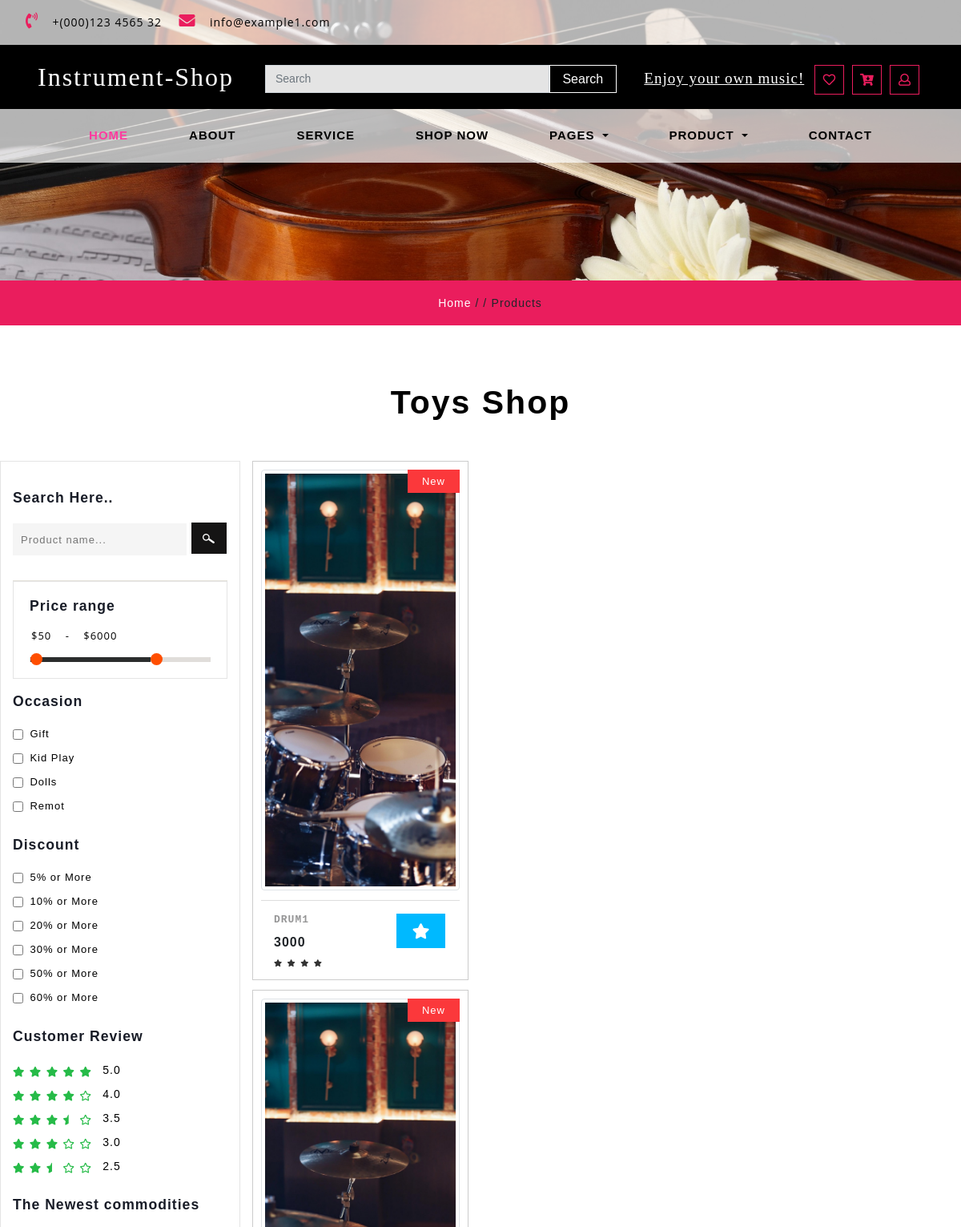
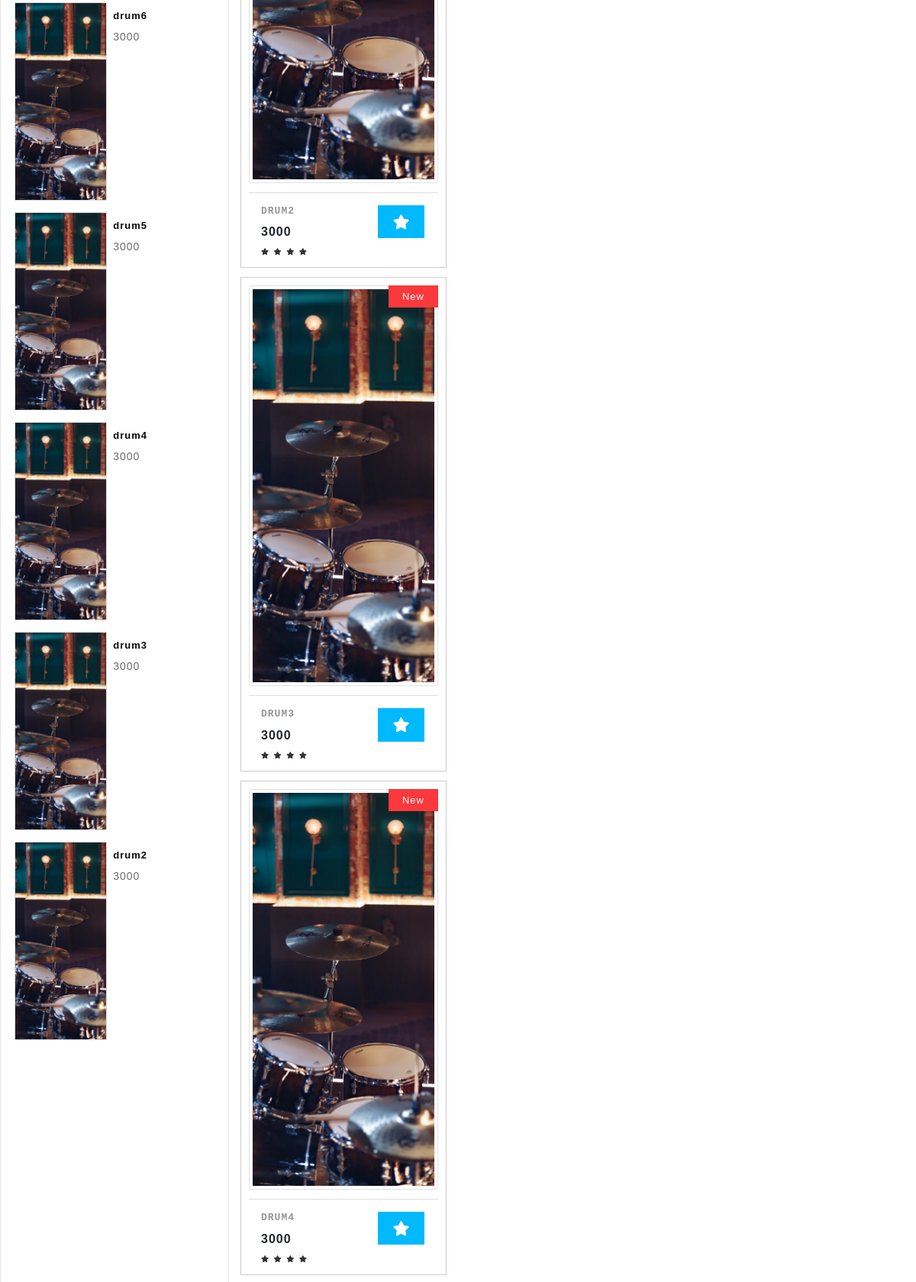
The app's page /product?type=1 (upper part) with its own data (2 pictures, top to bottom).
### app/models.py (models this page shows)
class Commodity(db.Model):
    __tablename__ = "commodity"
    __table_args__ = {'extend_existing': True}
    id = db.Column(db.Integer, primary_key=True, autoincrement=True)
    commodity_name = db.Column(db.String(32), nullable=False)
    release_time = db.Column(db.DateTime, default=datetime.now)
    cargo_quantity = db.Column(db.Integer, nullable=False)
    pic_path = db.Column(db.String(64), nullable=True)
    price = db.Column(db.Integer, nullable=False)
    introduction = db.Column(db.String(64), nullable=True)
    type = db.Column(db.String(32), nullable=False)
    is_collect = db.Column(db.Boolean, default=False, nullable=False)

### app/routes.py (the view)
@app.route('/product')
def product():
    types = request.args.get('type', None)
    if not types:
        return redirect(url_for('base'))
    if not all_type[types]:
        return redirect(url_for('base'))
    page = request.args.get('page', 1, type=int)
    products = Commodity.query.filter_by(type=all_type[types]).paginate(page,
                                                                         per_page=5,
                                                                         error_out=False)
    user_id = session.get('uid')
    for commodity in products.items:
        collections = Collections.query.filter_by(user_id=user_id, commodity_id=commodity.id).first()
        if collections:
            commodity.is_collected = True
        else:
            commodity.is_collected = False
    if islogined():
        authority = session.get('authority')
    else:
        authority = 0
    new_commodities = Commodity.query.order_by(Commodity.id.desc()).all()[0:5]
    return render_template('product.html',islogin=islogined(), products=products, types=all_type, type_value=all_type.values(),
                           authority=authority, new_commodities=new_commodities, type=types, user_id=user_id)

### app/templates/product.html (shortened to what this page needs)
{% extends "base.html" %}
{% block content %}
    <link href="../static/css/bootstrap.min.css" rel="stylesheet" type="text/css" media="all">
    <link href="../static/css/fontawesome-all.min.css" rel="stylesheet" type="text/css" media="all">
    <link rel="stylesheet" href="../static/css/shop.css" type="text/css">
    <link rel="stylesheet" type="text/css" href="../static/css/jquery-ui1.css">
    <link href="../static/css/style.css" rel='stylesheet' type='text/css' media="all">
    <div class="inner_page-banner one-img">
    </div>
    <div class="using-border py-3">
        <div class="inner_breadcrumb  ml-4">
            <ul class="short_ls">
                <li>
                    <a href="index">Home</a>
                    <span>/ /</span>
                </li>
                <li>Products</li>
            </ul>
        </div>
    </div>
    <section class="contact py-lg-4 py-md-3 py-sm-3 py-3">
        <div class="container-fluid py-lg-5 py-md-4 py-sm-4 py-3">
            <h3 class="title text-center mb-lg-5 mb-md-4 mb-sm-4 mb-3">Toys Shop</h3>
            <div class="row">
                <div class="side-bar col-lg-3">
                    <div class="search-hotel">
                        <h3 class="agileits-sear-head">Search Here..</h3>
                        <form action="#" method="post">
                            <input type="search" placeholder="Product name..." name="search" required="">
                            <input type="submit" value=" ">
                        </form>
                    </div>
                    <div class="range">
                        <h3 class="agileits-sear-head">Price range</h3>
                        <ul class="dropdown-menu6">
                            <li>
                                <div id="slider-range"></div>
                                <input type="text" id="amount" style="border: 0; color: #ffffff; font-weight: normal;">
                            </li>
                        </ul>
                    </div>
                    <div class="left-side">
                        <h3 class="agileits-sear-head">Occasion</h3>
                        <ul>
                            <li>
                                <input type="checkbox" class="checked">
                                <span class="span">Gift</span>
                            </li>
                            <li>
                                <input type="checkbox" class="checked">
                                <span class="span">Kid Play</span>
                            </li>
                            <li>
                                <input type="checkbox" class="checked">
                                <span class="span">Dolls</span>
                            </li>
                            <li>
                                <input type="checkbox" class="checked">
                                <span class="span">Remot</span>
                            </li>
                        </ul>
                    </div>
                    <div class="left-side">
                        <h3 class="agileits-sear-head">Discount</h3>
                        <ul>
                            <li>
                                <input type="checkbox" class="checked">
                                <span class="span">5% or More</span>
                            </li>
                            <li>
                                <input type="checkbox" class="checked">
                                <span class="span">10% or More</span>
                            </li>
                            <li>
                                <input type="checkbox" class="checked">
                                <span class="span">20% or More</span>
                            </li>
                            <li>
                                <input type="checkbox" class="checked">
                                <span class="span">30% or More</span>
                            </li>
                            <li>
                                <input type="checkbox" class="checked">
                                <span class="span">50% or More</span>
                            </li>
                            <li>
                                <input type="checkbox" class="checked">
                                <span class="span">60% or More</span>
                            </li>
                        </ul>
                    </div>
                    <div class="customer-rev left-side">
                        <h3 class="agileits-sear-head">Customer Review</h3>
                        <ul>
                            <li>
                                <a href="#">
                                    <i class="fas fa-star"></i>
                                    <i class="fas fa-star"></i>
                                    <i class="fas fa-star"></i>
                                    <i class="fas fa-star"></i>
                                    <i class="fas fa-star"></i>
                                    <span>5.0</span>
                                </a>
                            </li>
                            <li>
                                <a href="#">
                                    <i class="fas fa-star"></i>
                                    <i class="fas fa-star"></i>
                                    <i class="fas fa-star"></i>
                                    <i class="fas fa-star"></i>
                                    <i class="far fa-star"></i>
                                    <span>4.0</span>
                                </a>
                            </li>
                            <li>
                                <a href="#">
                                    <i class="fas fa-star"></i>
                                    <i class="fas fa-star"></i>
                                    <i class="fas fa-star"></i>
                                    <i class="fas fa-star-half"></i>
                                    <i class="far fa-star"></i>
                                    <span>3.5</span>
                                </a>
                            </li>
                            <li>
                                <a href="#">
                                    <i class="fas fa-star"></i>
                                    <i class="fas fa-star"></i>
                                    <i class="fas fa-star"></i>
                                    <i class="far fa-star"></i>
                                    <i class="far fa-star"></i>
                                    <span>3.0</span>
                                </a>
                            </li>
                            <li>
                                <a href="#">
                                    <i class="fas fa-star"></i>
                                    <i class="fas fa-star"></i>
                                    <i class="fas fa-star-half"></i>
                                    <i class="far fa-star"></i>
                                    <i class="far fa-star"></i>
                                    <span>2.5</span>
                                </a>
                            </li>
                        </ul>
                    </div>
                    <div class="deal-leftmk left-side">
                        <h3 class="agileits-sear-head">The Newest commodities</h3>
                        {% for commodity in new_commodities %}
                            <div class="row special-sec1">
                                <div class="col-xs-4 img-deals">
                                    <img src="{{ commodity.pic_path }}" alt="" class="img-fluid">
                                </div>
                                <div class="col-xs-8 img-deal1">
                                    <h3>{{ commodity.commodity_name }}</h3>
                                    <a href="single/{{ commodity.id }}">{{ commodity.price }}</a>
                                </div>
                            </div>
                        {% endfor %}
                    </div>
                </div>
                <div class="left-ads-display col-lg-9">
                    {% for product in products.items %}
                        <div class="row">
                            <div class="col-lg-4 col-md-6 col-sm-6 product-men women_two">
                                <div class="product-toys-info">
                                    <div class="men-pro-item">
                                        <div class="men-thumb-item">
                                            <img src="{{ product.pic_path }}" class="img-thumbnail img-fluid" alt="">
                                            <span class="product-new-top">New</span>
                                        </div>
                                        <div class="item-info-product">
                                            <div class="info-product-price">
                                                <div class="grid_meta">
                                                    <div class="product_price">
                                                        <h4>
                                                            <a href="single/{{ product.id }}">{{ product.commodity_name }}</a>
                                                        </h4>
                                                        <div class="grid-price mt-2">
                                                            <span class="money ">{{ product.price }}</span>
                                                        </div>
                                                    </div>
                                                    <ul class="stars">
                                                        <li>
                                                            <a href="#">
                                                                <i class="fas fa-star"></i>
                                                            </a>
                                                        </li>
                                                        <li>
                                                            <a href="#">
                                                                <i class="fas fa-star"></i>
                                                            </a>
                                                        </li>
                                                        <li>
                                                            <a href="#">
                                                                <i class="fas fa-star"></i>
                                                            </a>
                                                        </li>
                                                        <li>
                                                            <a href="#">
                                                                <i class="fas fa-star"></i>
                                                            </a>
                                                        </li>
                                                    </ul>
                                                </div>
                                                <div class="toys single-item hvr-outline-out">
                                                    <button id="button_collect{{ product.id }}"
                                                            class="toys-cart ptoys-cart"
                                                            {% if product.is_collected %}
                                                            style="background: rgb(255, 193, 7)"
                                                            {% else %}
                                                            style="background: #00b9ff"
                                                            {% endif %}
                                                            onclick=collect("{{ product.id }}")>
                                                        <i class="fas fa-star"></i>
                                                    </button>
                                                </div>
                                            </div>
                                        </div>
                                    </div>
                                </div>
                            </div>
                        </div>
                    {% endfor %}
                </div>
            </div>
        </div>
    </section>
{% endblock %}

### records on screen
Commodity: pic_path (picture), commodity_name "drum6", price "3000"
Commodity: pic_path (picture), commodity_name "drum5", price "3000"
Commodity: pic_path (picture), commodity_name "drum4", price "3000", commodity_name "DRUM4"
Commodity: pic_path (picture), commodity_name "drum3", price "3000", commodity_name "DRUM3"
Commodity: pic_path (picture), commodity_name "drum2", price "3000", commodity_name "DRUM2"
Commodity: pic_path (picture), commodity_name "DRUM1", price "3000"
